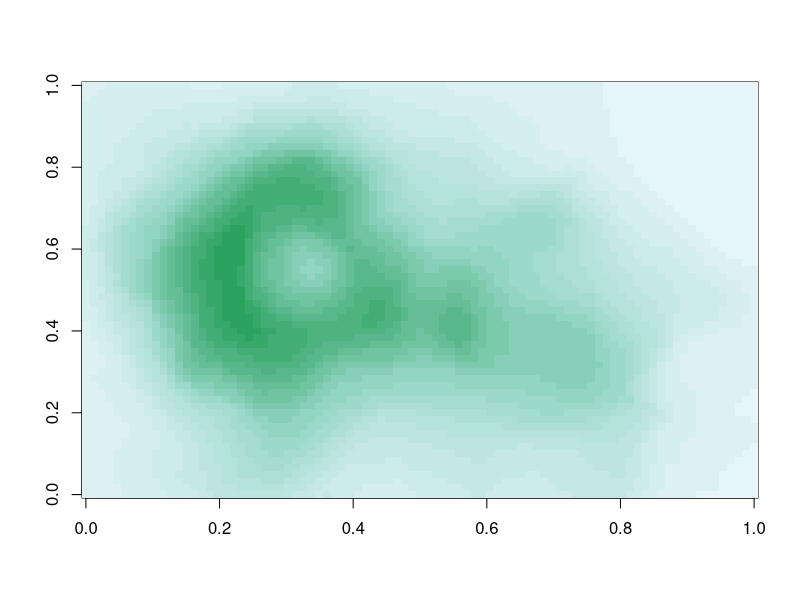
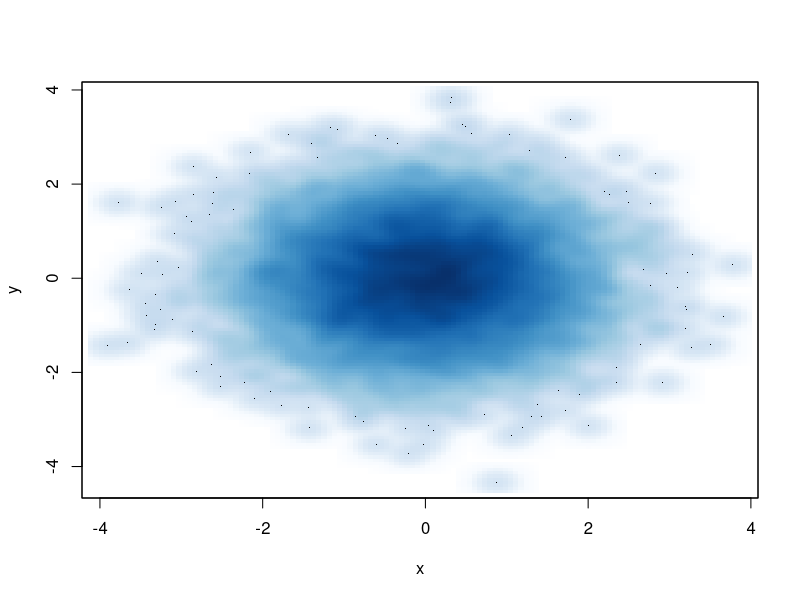
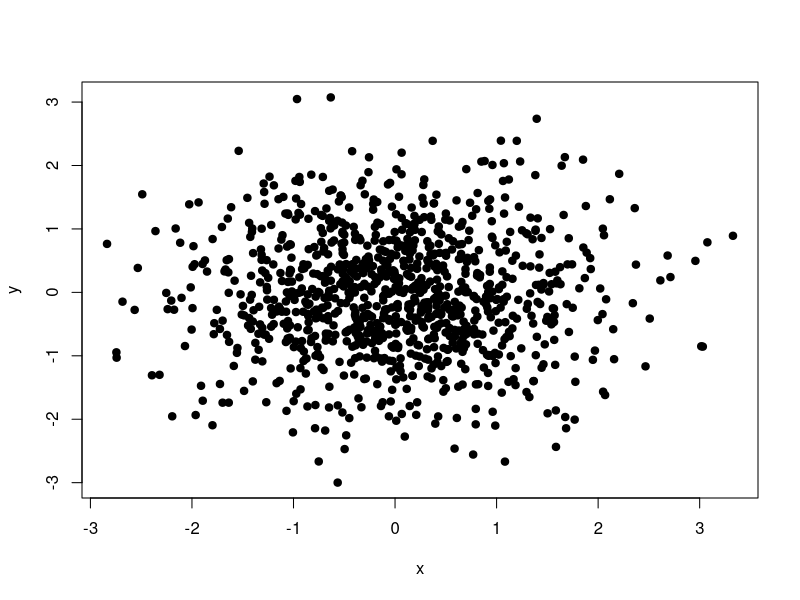
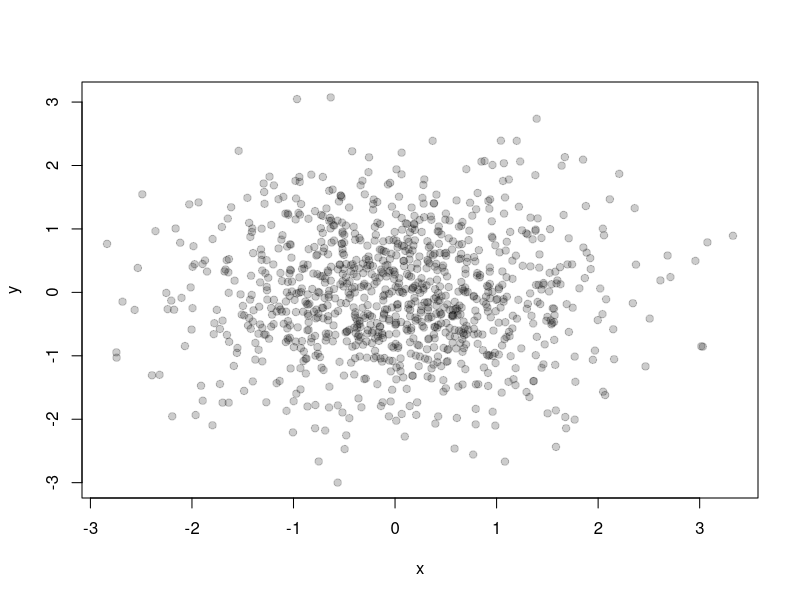

Generate these figures, in order, with R:
# colorRamp
pal = colorRamp(c("red", "blue"))
pal(0) # red
pal(1) # blue
pal(0.5) # half way from red to blue

pal(seq(0,1, len=10))

# colorRamppalette
pal =  colorRampPalette(c("red", "yellow"))
pal(2)
pal(10)

# RColorBrewer
library(RColorBrewer)
cols <- brewer.pal(3, "BuGn")
cols
pal <- colorRampPalette(cols)
image(volcano, col = pal(20))


x = rnorm(10000)
y = rnorm(10000)
smoothScatter(x,y)

x = rnorm(1000)
y = rnorm(1000)
plot(x,y, pch =19)
plot(x,y, col =rgb(0,0,0,0.2), pch =19)
